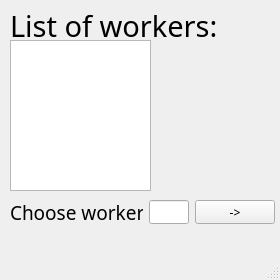
<?xml version="1.0" encoding="UTF-8"?>
<ui version="4.0">
 <class>MainWindow</class>
 <widget class="QMainWindow" name="MainWindow">
  <property name="geometry">
   <rect>
    <x>0</x>
    <y>0</y>
    <width>280</width>
    <height>280</height>
   </rect>
  </property>
  <property name="font">
   <font>
    <family>Yu Gothic</family>
   </font>
  </property>
  <property name="windowTitle">
   <string>Coffee</string>
  </property>
  <widget class="QWidget" name="centralwidget">
   <widget class="QLabel" name="label">
    <property name="geometry">
     <rect>
      <x>10</x>
      <y>10</y>
      <width>251</width>
      <height>31</height>
     </rect>
    </property>
    <property name="font">
     <font>
      <family>Yu Gothic</family>
      <pointsize>22</pointsize>
     </font>
    </property>
    <property name="text">
     <string>List of workers:</string>
    </property>
   </widget>
   <widget class="QTextBrowser" name="textBrowser">
    <property name="geometry">
     <rect>
      <x>10</x>
      <y>40</y>
      <width>141</width>
      <height>151</height>
     </rect>
    </property>
   </widget>
   <widget class="QWidget" name="layoutWidget">
    <property name="geometry">
     <rect>
      <x>10</x>
      <y>200</y>
      <width>265</width>
      <height>24</height>
     </rect>
    </property>
    <layout class="QHBoxLayout" name="horizontalLayout">
     <item>
      <widget class="QLabel" name="label_2">
       <property name="font">
        <font>
         <family>Yu Gothic</family>
         <pointsize>14</pointsize>
        </font>
       </property>
       <property name="text">
        <string>Choose worker:</string>
       </property>
      </widget>
     </item>
     <item>
      <widget class="QLineEdit" name="lineEdit"/>
     </item>
     <item>
      <widget class="QPushButton" name="pushButton">
       <property name="text">
        <string>-&gt;</string>
       </property>
      </widget>
     </item>
    </layout>
   </widget>
  </widget>
  <widget class="QMenuBar" name="menubar">
   <property name="geometry">
    <rect>
     <x>0</x>
     <y>0</y>
     <width>280</width>
     <height>17</height>
    </rect>
   </property>
  </widget>
  <widget class="QStatusBar" name="statusbar"/>
 </widget>
 <resources/>
 <connections/>
</ui>
